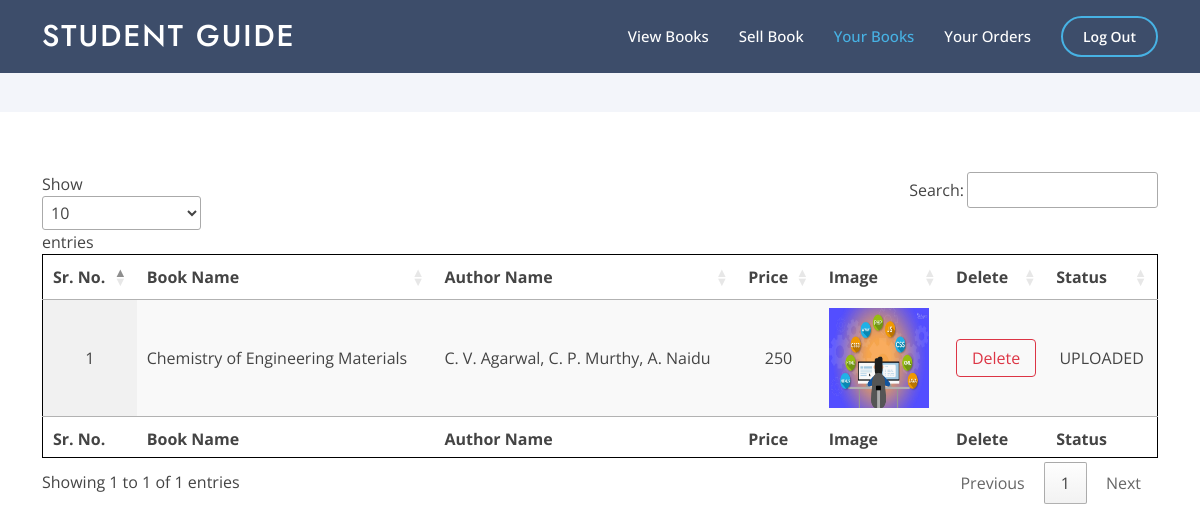
The page /bookstore/your_books.php (signed in) on the database as committed earlier.
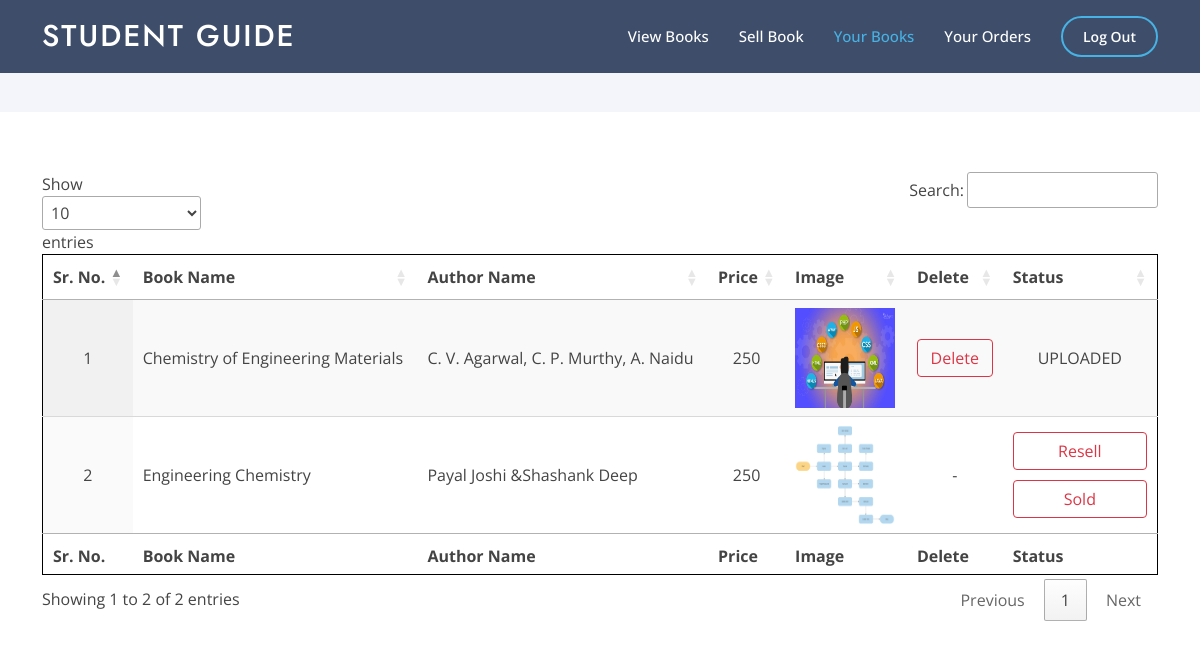
The same page on the database as committed later.
### tables this page shows
CREATE TABLE `bookstore` (
  `BookStore_Book_ID` int(11) NOT NULL,
  `BookStore_ISBN_ID` varchar(15) NOT NULL,
  `BookStore_Condition` varchar(255) NOT NULL,
  `BookStore_Price` int(11) NOT NULL,
  `BookStore_Image` text NOT NULL,
  `BookStore_Seller_ID` int(11) NOT NULL,
  `BookStore_Buyer_ID` int(11) NOT NULL,
  `BookStore_BuyStatus` varchar(10) NOT NULL,
  `BookStore_DateOfUpload` date NOT NULL,
  `BookStore_Evaluate_ID` int(11) NOT NULL,
  `QR` text NOT NULL
);

CREATE TABLE `books` (
  `Book_ID` int(10) NOT NULL,
  `Book_Name` varchar(500) DEFAULT NULL,
  `Author_Name` varchar(500) DEFAULT NULL,
  `Book_Price` int(10) DEFAULT NULL,
  `Initial_Rating` float DEFAULT NULL,
  `Book_Publication` varchar(500) DEFAULT NULL,
  `Book_Image` varchar(2000) DEFAULT NULL,
  `Book_Link` varchar(2000) DEFAULT NULL,
  `Evaluate_ID` int(10) DEFAULT NULL,
  `ISBN` varchar(500) DEFAULT NULL,
  `Book_Genre` varchar(500) DEFAULT NULL,
  `Book_Edition` int(10) DEFAULT NULL,
  `Book_Type` varchar(250) DEFAULT NULL
);

### bookstore/your_books.php (the view, shortened to what the changed rows need)
<?php
include("../includes/connect.php");
if($_SESSION['email']==true)
{
    $email= $_SESSION['email'];
?>
<!DOCTYPE html>
<html lang="en">
<head>
  <link href="../assets/vendor/aos/aos.css" rel="stylesheet">
  <link href="../assets/vendor/bootstrap/css/bootstrap.min.css" rel="stylesheet">
  <link href="../assets/vendor/bootstrap-icons/bootstrap-icons.css" rel="stylesheet">
  <link href="../assets/vendor/boxicons/css/boxicons.min.css" rel="stylesheet">
  <link href="../assets/vendor/glightbox/css/glightbox.min.css" rel="stylesheet">
  <link href="../assets/vendor/remixicon/remixicon.css" rel="stylesheet">
  <link href="../assets/vendor/swiper/swiper-bundle.min.css" rel="stylesheet">
  <link href="https://cdn.datatables.net/1.11.3/css/jquery.dataTables.min.css" rel="stylesheet">
  <link href="../assets/css/style.css" rel="stylesheet">
</head>
<body>
  <header id="header" class="fixed-top header-inner-pages">
    <div class="container d-flex align-items-center">
      <h1 class="logo me-auto"><a href="../home.php">Student Guide</a></h1>
    </div>
  </header>
  <main id="main">
<?php
  $query_run_id = mysqli_query($conn, "SELECT * FROM user WHERE User_Email = '$email'");
  $row_id = mysqli_fetch_assoc($query_run_id);
  $user_id=$row_id['User_ID'];
  $query_BookStore = mysqli_query($conn,"SELECT * FROM bookstore WHERE BookStore_Seller_ID = '$user_id' AND BookStore_BuyStatus NOT IN ('DELETED')");
  if(mysqli_num_rows($query_BookStore)>0)
  {
?>
    <section id="contact" class="contact">
      <div class="container" data-aos="fade-up">
      <table id="example" class="display" style="width:100%; border: 1px solid black; border-collapse: collapse;">
        <thead>
            <tr>
                <th>Sr. No.</th>
                <th>Book Name</th>
                <th>Author Name</th>
                <th>Price</th>
                <th>Image</th>
                <th>Delete</th>
                <th>Status</th>
            </tr>
        </thead>
        <tbody>
<?php
    $no='1';
    while($row_BookStore = mysqli_fetch_array($query_BookStore))
    {
      $temp = $row_BookStore['BookStore_ISBN_ID'];
      $query_Book = mysqli_query($conn, "SELECT * FROM books WHERE ISBN = '$temp'");
      $row_Book =  mysqli_fetch_assoc($query_Book);
?>
            <tr>
                <td><center><?php echo $no ?></center></td>
                <td><?php echo $row_Book['Book_Name']?></td>
                <td><?php echo $row_Book['Author_Name']?></td>
                <td><center><?php echo $row_BookStore['BookStore_Price']?></center></td>
                <td><?php echo '<img src = "uploads/'.$row_BookStore['BookStore_Image'].'" width = "100px" height = "100px" alt = "">'?></td>
                <td>
<?php
      if($row_BookStore['BookStore_BuyStatus']=='REQUESTED')
      {
?>
                  <center>-</center>
<?php
      }
      else
      {
?>
                  <form class="form" method="post" action="includes/process.php">
                    <button style="width: 100%;" name="delete" type="delete" value=<?php echo $row_BookStore['BookStore_Book_ID'];?> class="btn btn-outline-danger">Delete</button>
                  </form>
<?php
  }
?>
                </td>
                <td>
<?php
      if($row_BookStore['BookStore_BuyStatus']=='REQUESTED')
      {
?>
                  <form class="form" method="post" action="includes/process.php">
                    <button style="width: 100%; margin-bottom: 5px" name="resell" type="resell" value=<?php echo $row_BookStore['BookStore_Book_ID'];?> class="btn btn-outline-danger">Resell</button>
                    <button style="width: 100%; margin-top: 5px" name="sold" type="sold" value=<?php echo $row_BookStore['BookStore_Book_ID'];?> class="btn btn-outline-danger">Sold</button>
                  </form>
<?php
      }
      else if($row_BookStore['BookStore_BuyStatus']=='CLOSE')
      {
  ?>
                      <center>SOLD</center>
  <?php
      }
      else if($row_BookStore['BookStore_BuyStatus']=='OPEN')
      {
?>
                      <center>UPLOADED</center>
<?php
      }
?>
                </td>
            </tr>
<?php
      $no=$no+1;
    }
?>
        </tbody>
        <tfoot>
            <tr>
            <th>Sr. No.</th>
                <th>Book Name</th>
                <th>Author Name</th>
                <th>Price</th>
                <th>Image</th>
                <th>Delete</th>
                <th>Status</th>
            </tr>
        </tfoot>
    </table>
      </div>
    </section>
    </main>
<?php
  }
?>
</body>
</html>
<?php
}
else{
  header('location: includes/login.php');
}
?>

Rows that differ between the two databases and show on the page:
added bookstore: books.Book_Name "Engineering Chemistry", books.Author_Name "Payal Joshi &Shashank Deep", BookStore_Price "250", BookStore_Image (picture), $row_BookStore['BookStore_Book_ID'] 1020 (drawn)
Other text that changed with them:
text written by a page script: "Show entries Search: Showing 1 to 1 of 1 entries Previous 1 Next" → "Show entries Search: Showing 1 to 2 of 2 entries Previous 1 Next"
